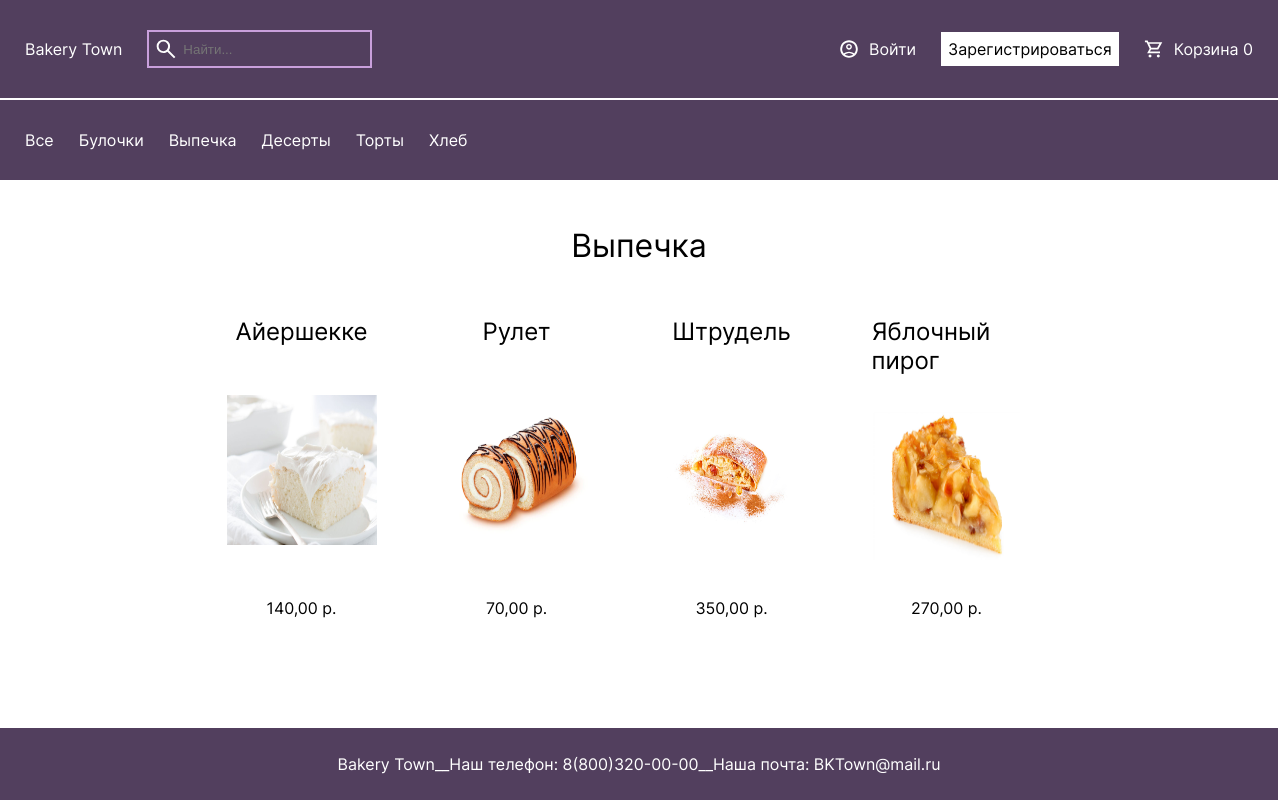
Screenshot of /category/baking/ with the database file from the repository.
### shop/models.py (models this page shows, shortened)
class Category(models.Model):
    name = models.CharField(max_length=255, help_text='Введите название категории')
    slug = models.SlugField(max_length=200, db_index=True, unique=True, help_text='Сокращение для ссылки')
    class Meta:
        ordering = ('name',)
        verbose_name = 'Категория'
        verbose_name_plural = 'Категории'
    def __str__(self):
        return self.name
    def get_absolute_url(self):
        return reverse('products_list_by_category', args=[self.slug])

class Product(models.Model):
    name = models.CharField(max_length=255, db_index=True, help_text="Введите название товара")
    image = models.ImageField(upload_to=f'products/', null=True, blank=True,
                              help_text="Вставьте изображение товара")
    slug = models.SlugField(max_length=200, db_index=True, help_text='Сокращение для ссылки')
    price = models.DecimalField(default=1.0, max_digits=10, decimal_places=2,
                                help_text="Введите цену товара")  # DECIMAL точнее FLOAT
    material = models.CharField(max_length=255, default='Неизвестно', blank=True, help_text="Введите материал товара")
    available = models.IntegerField(help_text='Введите доступное количество товара')
    description = models.CharField(max_length=1000, default='', blank=True, help_text="Введите описание товара")
    category = models.ForeignKey(Category, models.CASCADE, help_text="Введите категорию товара")
    class Meta:
        ordering = ('name',)
        verbose_name = 'Товар'
        verbose_name_plural = 'Товары'
        index_together = (('id', 'slug'),)
    def __str__(self):
        return self.name
    def get_absolute_url(self):
        return reverse('product_detail', args=[self.slug])

### shop/views.py (the view)
# urls.py: path('category/', products_list, name='products_list'),
def products_list(request, slug=None):
    category = None
    categories = Category.objects.all()
    products = Product.objects.all()
    if slug:
        category = get_object_or_404(Category, slug=slug)
        products = products.filter(category=category)
    return render(request,
                  'products/products_list.html',
                  {'category': category,
                   'categories': categories,
                   'products': products})

### shop/cart.py (called while the page is built)
    def __len__(self):
        return sum(item['quantity'] for item in self.cart.values())

### shop/context_processors.py (called while the page is built)
def extras(request):
    return {"categories": Category.objects.all(),
            "cart": Cart(request)}

### shop/templates/products/products_list.html (shortened to what this page needs)
{% extends 'base.html' %}
{% load static %}
{% block css_styles %}
    <link rel="stylesheet" type="text/css" href="{% static 'css/products_list.css' %}">
{% endblock %}
{% block content %}
    {% if custom_title %}
        <h1>{{ custom_title }}</h1>
    {% elif category %}
        <h1>{{ category }}</h1>
    {% else %}
        <h1>Все товары</h1>
    {% endif %}
    {% if products %}
        <div class="product-list">
            {% for product in products %}
                <a href="{{ product.get_absolute_url }}" class="product-card">
                    <h2 class="product-card-title">{{ product }}</h2>
                    <img class="product-card-image" src="{{ product.image.url }}" alt="">
                    <p class="product-button">{{ product.price }} p.</p>
                </a>
            {% endfor %}
        </div>
    {% else %}
        <div class="not-found">
            <h2>Нужные товары не найдены</h2>
        </div>
    {% endif %}
{% endblock %}

### shop/templates/base.html (shortened to what this page needs)
<!DOCTYPE html>
<html lang="ru">
<head>
    {% load static %}
    <link rel="stylesheet" type="text/css" href="{% static 'css/base.css' %}">
    {% block css_styles %} {% endblock %}
</head>
<body>
<header>
    <div class="header__top">
        <div class="header__top__left">
            <a class="heart-svgrepo-com" href="{% url 'home' %}">Bakery Town</a>
            <form class="search" action="{% url 'search' %}" method="get">
                <img height="24" style="padding-block: 5px" src="{% static 'images/search.svg' %}" alt="">
                <input type="search" name="query" required minlength="3" placeholder="Найти...">
            </form>
        </div>
        <div class="header__top__right">
            {% if user.is_authenticated %}
                <a href="{% url 'profile' %}" class="header-user">{{ user.username }}</a>
            {% else %}
                <a href="{% url 'login' %}" class="header-user">Войти</a>
                <a href="{% url 'register' %}" class="product-button">Зарегистрироваться</a>
            {% endif %}
            <a href="{% url 'cart_detail' %}" class="header-cart">Корзина {{ cart|length }}</a>
        </div>
    </div>
    <div class="header__bottom">
        <a href="{% url 'products_list' %}" class="header_bottom-category">Все</a>
        {% for c in categories %}
            <a href="{{ c.get_absolute_url }}" class="header_bottom-category">{{ c }}</a>
        {% endfor %}
    </div>
</header>
<div class="content">
    {% block content %}
    {% endblock %}
</div>
<footer>
    <p>Bakery Town</p>
    <p>__Наш телефон: 8(800)320-00-00</p>
    <p>__Наша почта: BKTown@mail.ru</p>
</footer>
</body>
</html>

### shop/static/css/base.css (style rules this page uses)
body { margin: 0; background: #ffffff; color: #000000; font-family: 'Inter', serif; font-size: 16px; min-height: 100vh; display: flex; flex-direction: column; }
header { width: 100%; height: 180px; background: #523f5e; color: #ffffff; text-decoration: none; }
header a { color: white; text-decoration: none; }
.header__top, .header__bottom { padding-inline: 25px; padding-block: 30px; display: flex; justify-content: start; align-items: center; gap: 25px; }
.header__top { justify-content: space-between; }
.header__top__left, .header__top__right { display: flex; gap: 25px; align-items: center; justify-content: center; }
.header__top { border-bottom: 2px solid white; }
.search { background: transparent; border: 2px solid #c9a0dc; display: flex; justify-content: center; align-items: center; padding-inline: 5px; }
.search input { background: transparent; color: white; border: 0; padding: 5px; }
.header-user, .header-cart { padding-left: 30px; background-position: left center; background-size: 20px 20px; background-repeat: no-repeat; text-decoration: none; }
.header-user { background-image: url("../images/user_circle.svg"); }
.header-cart { background-image: url("../images/shop_cart.svg"); }
.content { height: 100%; display: flex; flex-direction: column; justify-content: center; align-items: start; padding: 25px; }
.product-button { background: #ffffff; color: black; border: 2px solid #ffffff; padding: 5px; text-decoration: none; }
input { background: #ffffff; color: black; border: 2px solid #ffffff; padding: 5px; text-decoration: none; }
footer { background: #523f5e; color: white; padding-inline: 25px; padding-block: 10px; margin-top: auto; display: flex; align-items: center; justify-content: center; }

### shop/static/css/products_list.css (style rules this page uses)
.content { justify-content: center; align-items: center; }
.product-list { display: grid; grid-template-columns: 1fr 1fr 1fr 1fr 1fr 1fr; grid-gap: 15px; padding-inline: 20%; justify-content: center; }
.product-card { background: #ffffff; color: black; padding: 10px; padding-inline: 25px; display: flex; flex-direction: column; justify-content: space-between; align-items: center; gap: 15px; text-decoration: none; }
.product-card-image { width: 150px; height: 150px; }

### rows the page displays
Category: name "Булочки"
Category: name "Выпечка"
Category: name "Десерты"
Category: name "Торты"
Category: name "Хлеб"
Product: name "Айершекке", image (picture), price "140,00"
Product: name "Рулет", image (picture), price "70,00"
Product: name "Штрудель", image (picture), price "350,00"
Product: name "Яблочный пирог", image (picture), price "270,00"

### other values shown
{{ cart|length }} "0"
